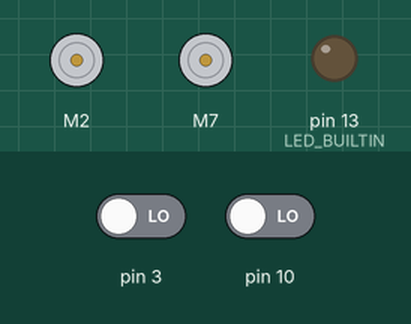
This sketch was run on a simulated Arduino Uno, built with avr-gcc and run on an emulated ATmega328P. Shown: 2 × DC motor (green arrow = forward, orange = backward, longer = faster), output pins drawn as LEDs (lit = HIGH). The inputs (shaded band) are chosen by the test bench; at power-on: pin 3 LOW, pin 10 LOW.

Above: at 0.1 s.
At 0.55 s:
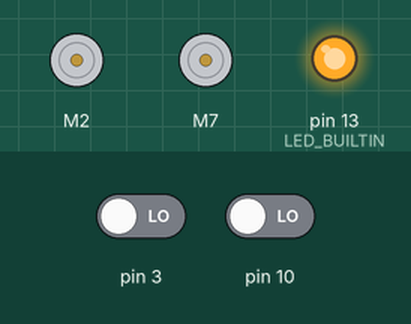
At 19.75 s:
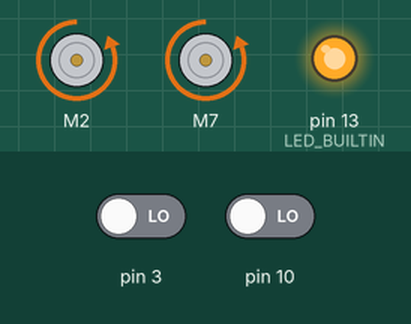
At 39.7 s:
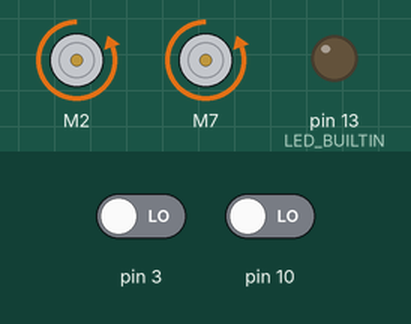
Timing chart, 0 to 40.0 s (numbered marks = the images above):
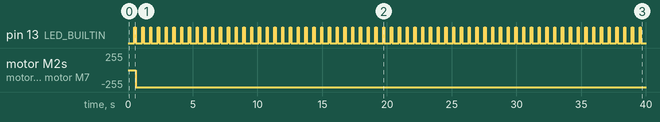

Measured:
- by itself, pin 13 (LED_BUILTIN): alternates HIGH for 0.10 s and LOW for 0.50 s
- by itself, motor M2, motor M7: stopped → backward 255/255 at 0.60 s

The sketch:

minibot_tb6612.ino
```cpp
// This is the library for the TB6612 that contains the class Motor and all the
// functions
#include <SparkFun_TB6612.h>

// Pins for all inputs, keep in mind the PWM defines must be on PWM pins
// the default pins listed are the ones used on the Redbot (ROB-12097) with
// the exception of STBY which the Redbot controls with a physical switch
#define AIN1 2
#define BIN1 7
#define AIN2 4
#define BIN2 8
#define PWMA 5
#define PWMB 6
#define STBY 9

// these constants are used to allow you to make your motor configuration
// line up with function names like forward.  Value can be 1 or -1
const int offsetA = 1;
const int offsetB = 1;

// Initializing motors.  The library will allow you to initialize as many
// motors as you have memory for.  If you are using functions like forward
// that take 2 motors as arguements you can either write new functions or
// call the function more than once.
Motor motor1 = Motor(AIN1, AIN2, PWMA, offsetA, STBY);
Motor motor2 = Motor(BIN1, BIN2, PWMB, offsetB, STBY);

void setup() {

  pinMode(3, INPUT);
  pinMode(10, INPUT);

  pinMode(LED_BUILTIN, OUTPUT);

  Serial.begin(9600);

}

void loop() {

  int ch1 = pulseIn(3, HIGH, 250000);
  int ch2 = pulseIn(10, HIGH, 250000);
  //Serial.print("Channel 1:");
  //Serial.println(ch1);

  digitalWrite(LED_BUILTIN, HIGH);   // turn the LED on (HIGH is the voltage level)
  delay(100);
  digitalWrite(LED_BUILTIN, LOW);    // turn the LED off by making the voltage LOW

  int ch1_speed = map(constrain(ch1,1000,2000),1000,2000,-255,255);
  int ch2_speed = map(constrain(ch2,1000,2000),1000,2000,-255,255);

  if (abs(ch1_speed)>10) {
  motor1.drive(ch1_speed);
  }
  else {
  motor1.brake();
  }

  if (abs(ch2_speed)>10) {
  motor2.drive(ch2_speed);
  }
  else {
  motor2.brake();
  }

}
```
